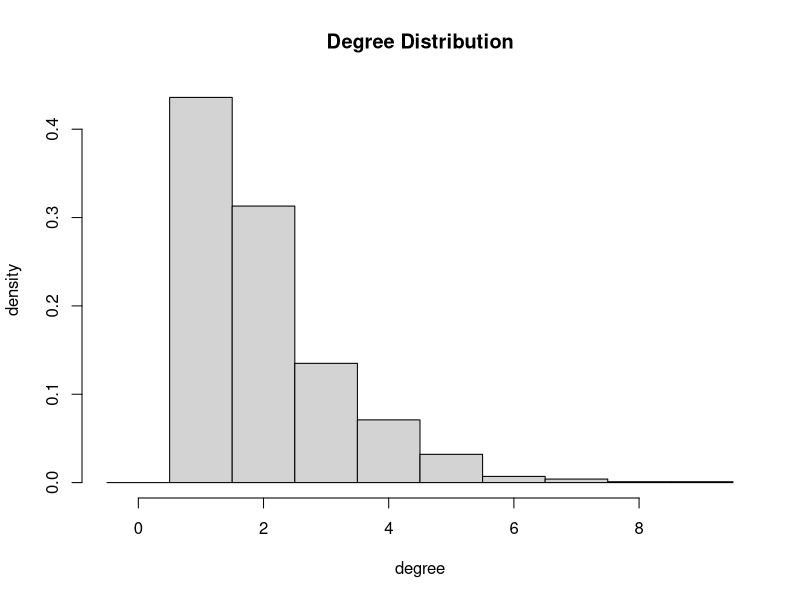
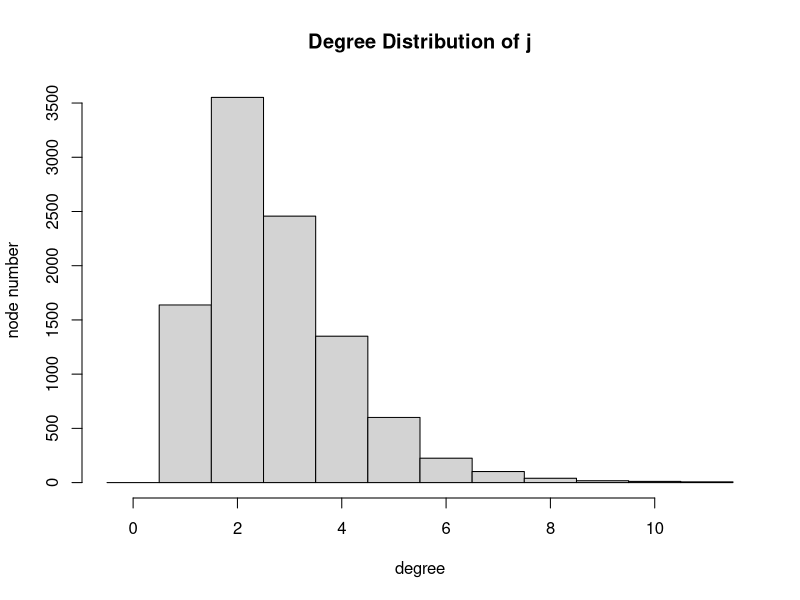

These charts were generated, in order, by the following R code:
library(igraph)

#test the propotion of connected graph
count<-0
dia<-0
for(i in 1:100){
  fat_tailed_graph <- barabasi.game(1000,power=-3,directed=FALSE)
  dia<-dia+diameter(fat_tailed_graph)
  if(is.connected(fat_tailed_graph))
  {
  count<-count+1
  }
}
dia<-dia/100
k<-count/100

#create a undirected network with a fat-tailed degree distribution
fat_tailed_graph <- barabasi.game(1000,power=-3,directed=FALSE)
degreesVector = degree(fat_tailed_graph)
h <- hist(degreesVector, freq=FALSE, seq(-0.5,by=1,length.out=max(degreesVector)+2), xlab="degree", ylab="density", main="Degree Distribution")


# find the giant connected component
cl <- clusters(fat_tailed_graph)
gccIndex = which.max(cl$csize)
nonGccNodes <- (1:vcount(fat_tailed_graph))[cl$membership != gccIndex]
gcc <- delete.vertices(fat_tailed_graph, nonGccNodes)

# find communities using fastgreedy algorithm
fg_com <- fastgreedy.community(gcc)
modularity(fg_com)

##create a undirected network with a fat-tailed degree distribution with 10000 nodes
fat_tailed_graph2 <- barabasi.game(10000,power=-3,directed = FALSE)
fg_com2 <- fastgreedy.community(fat_tailed_graph2)
modularity(fg_com2)

degreesVector <- degree(fat_tailed_graph2)
for (p in 1:10000){
  #randomly choose node i
  i<-sample(1:10000,1)
  b<-sample(1:degreesVector[i],1)
  #randomly choose the neighborhood node of i
  j<-neighborhood(fat_tailed_graph2,1,i)[[1]][b+1]
  if(p==1){
    deg<-degreesVector[j]
    }else{
      deg<-c(deg,degreesVector[j])
    }
}
hs <- hist(deg, breaks=seq(-0.5, by=1, length.out=max(deg)+2), xlab="degree", ylab="node number", main="Degree Distribution of j")


